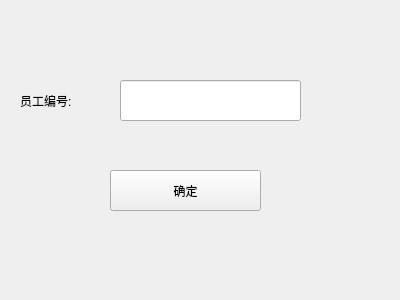
<?xml version="1.0" encoding="UTF-8"?>
<ui version="4.0">
 <class>Del</class>
 <widget class="QWidget" name="Del">
  <property name="geometry">
   <rect>
    <x>0</x>
    <y>0</y>
    <width>400</width>
    <height>300</height>
   </rect>
  </property>
  <property name="windowTitle">
   <string>Form</string>
  </property>
  <widget class="QPushButton" name="pushButton">
   <property name="geometry">
    <rect>
     <x>110</x>
     <y>170</y>
     <width>151</width>
     <height>41</height>
    </rect>
   </property>
   <property name="styleSheet">
    <string notr="true">font: 14pt &quot;Arial&quot;;</string>
   </property>
   <property name="text">
    <string>确定</string>
   </property>
  </widget>
  <widget class="QLabel" name="label">
   <property name="geometry">
    <rect>
     <x>20</x>
     <y>80</y>
     <width>91</width>
     <height>41</height>
    </rect>
   </property>
   <property name="styleSheet">
    <string notr="true">font: 14pt &quot;Arial&quot;;</string>
   </property>
   <property name="text">
    <string>员工编号:</string>
   </property>
  </widget>
  <widget class="QLineEdit" name="lineEdit">
   <property name="geometry">
    <rect>
     <x>120</x>
     <y>80</y>
     <width>181</width>
     <height>41</height>
    </rect>
   </property>
   <property name="styleSheet">
    <string notr="true">font: 14pt &quot;Arial&quot;;</string>
   </property>
  </widget>
 </widget>
 <resources/>
 <connections/>
</ui>
